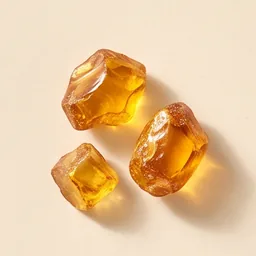
#> input picture site/img/nuty/ambra.webp, 256 x 256 px; its folder holds only this picture in this run
$ python podglad_nut.py ../../site/img/nuty/ambra.webp
#> lines starting #> are read from the running program, lines starting #| are printed output that depends on the picture; after the words box and inside, x2 and y2 are one past the last pixel; in counts of white or black regions, pixels touching at a corner belong together
#!/usr/bin/env python3
"""Podgląd miniatur nut przyciętych do koła, na grafitowym i kremowym tle (jak w szufladzie i karcie)."""
import os
import sys

from PIL import Image, ImageDraw

ROOT = os.path.dirname(os.path.dirname(os.path.dirname(os.path.abspath(__file__))))
DIR = os.path.join(ROOT, 'site', 'img', 'nuty')
out, names = sys.argv[1], sorted(f for f in os.listdir(DIR) if f.endswith('.webp'))
S, P, COLS = 96, 16, 8
rows = (len(names) + COLS - 1) // COLS
sheet = Image.new('RGB', (COLS * (S + P) + P, rows * (S + P) * 2 + P * 2), (26, 24, 23))
cream = Image.new('RGB', (sheet.width, rows * (S + P) + P), (243, 234, 223))
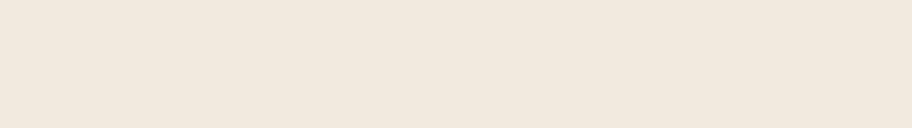
#> cream: PIL image 912x128 RGB; mean R, G, B 243, 234, 223
sheet.paste(cream, (0, rows * (S + P) + P))
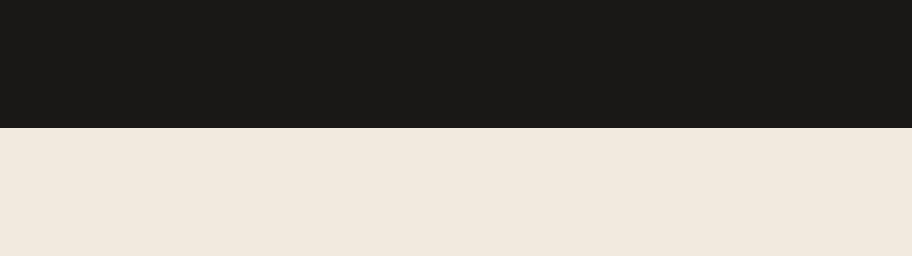
#> sheet: PIL image 912x256 RGB; mean R, G, B 134.5, 129, 123
mask = Image.new('L', (S * 4, S * 4), 0); ImageDraw.Draw(mask).ellipse((0, 0, S * 4, S * 4), fill=255)
#> after `mask = Image.new('L', (S * 4, S * 4), 0)`: mask: PIL image 384x384 L; every value is 0
#> after `ImageDraw.Draw(mask).ellipse((0, 0, S * 4, S * 4), fill=255)`:
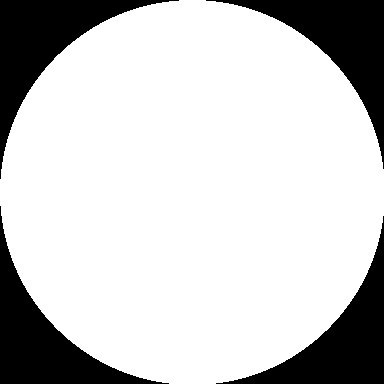
#> mask: PIL image 384x384 L; 78.9% white; 4 black regions, box (x1, y1, x2, y2) and area: (0, 0, 179, 179) 7966, (206, 0, 384, 169) 7787, (0, 206, 169, 384) 7787, (216, 216, 384, 384) 7609
mask = mask.resize((S, S), Image.LANCZOS)
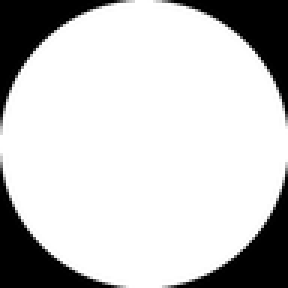
#> mask: PIL image 96x96 L (shown 3 times larger); min 0, max 255, mean 201.2
for half in (0, 1):
    for i, n in enumerate(names):
        r, c = divmod(i, COLS)
        im = Image.open(os.path.join(DIR, n)).convert('RGB').resize((S, S), Image.LANCZOS)
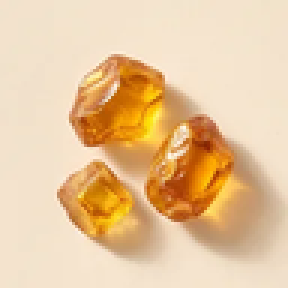
#> im: PIL image 96x96 RGB (shown 3 times larger); mean R, G, B 232.2, 198.6, 157.1
        sheet.paste(im, (P + c * (S + P), P + r * (S + P) + half * (rows * (S + P) + P)), mask)
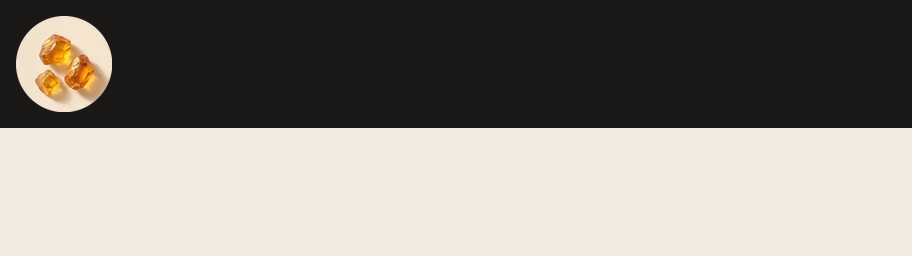
#> sheet: PIL image 912x256 RGB; mean R, G, B 140.9, 134.2, 126.8
sheet.save(out, quality=88)
print(out, len(names))
